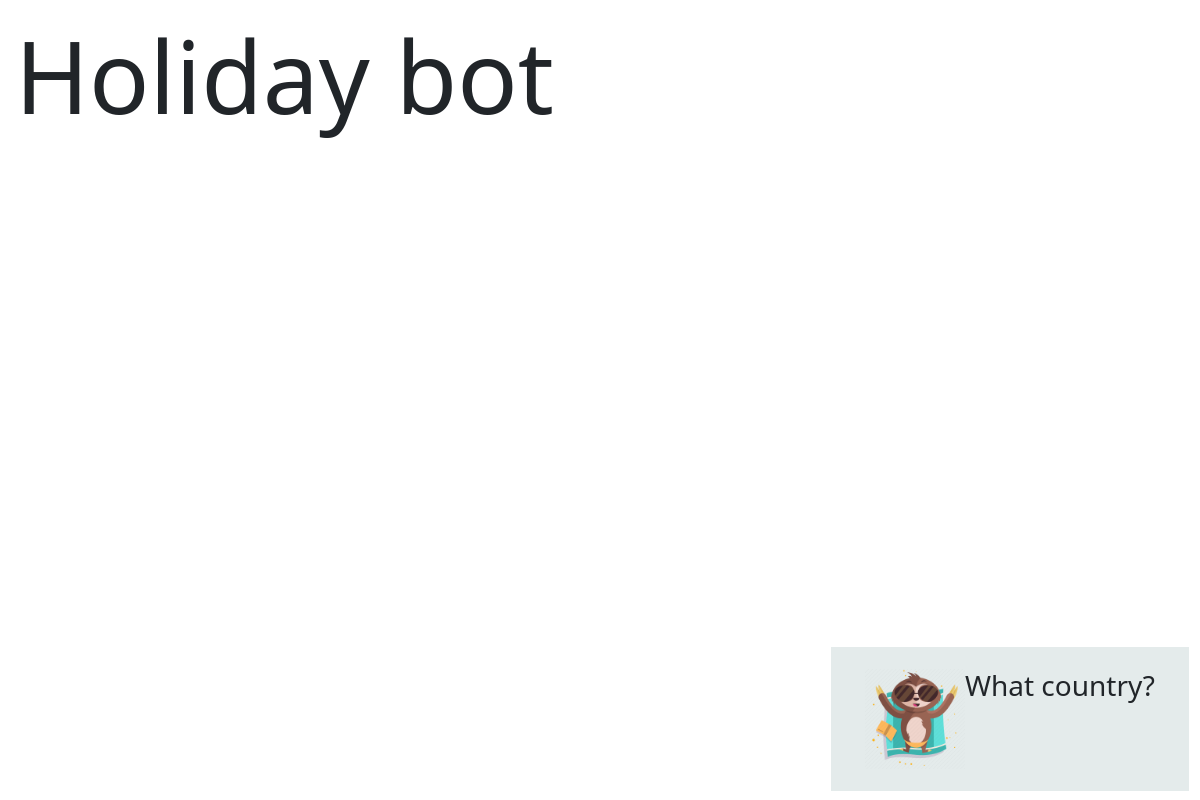
/europe/, run on an earlier commit of the app's database.
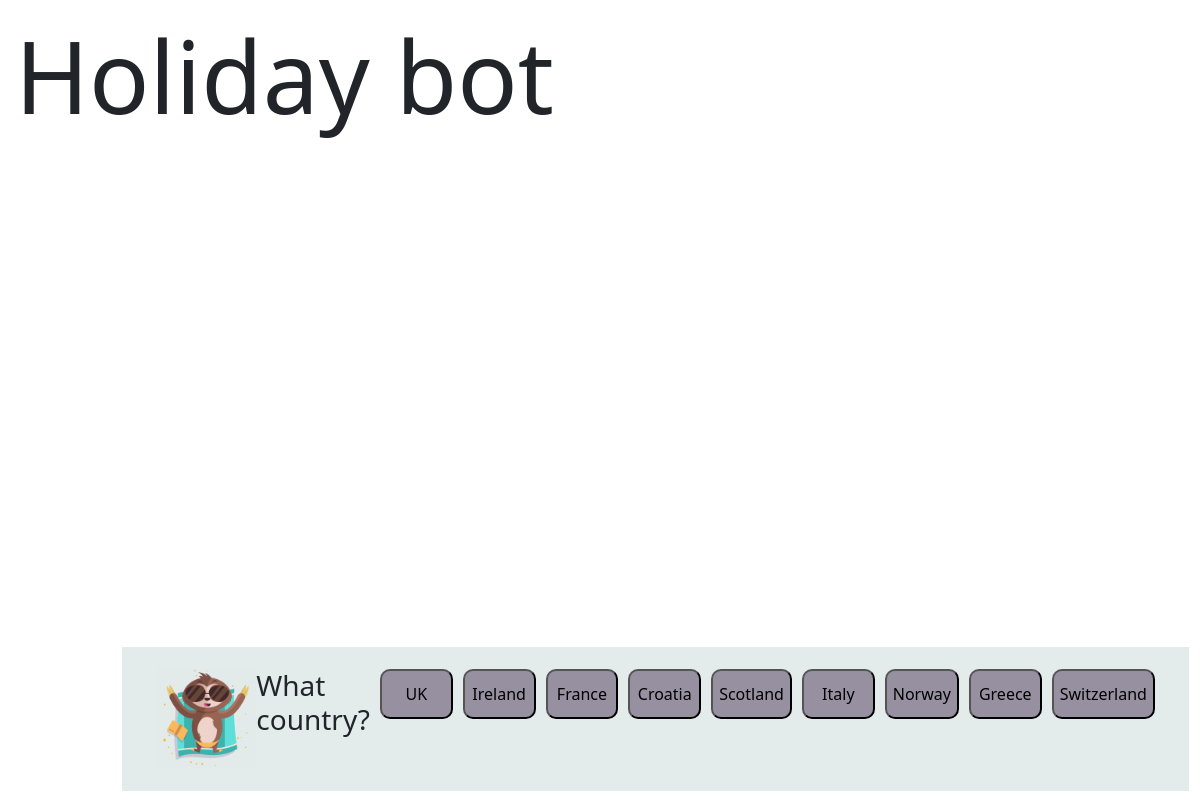
And on a later commit of the database.
### holidays/models.py (models this page shows)
class Countries(models.Model):
    continents = models.ForeignKey(Continents, on_delete=models.CASCADE)
    countries = models.CharField(max_length =100)
    def __str__(self):
        return self.countries

### holidays/views.py (the view)
# urls.py: path('europe/', views.europe, name="europe"),
def europe(request):
    holiday = {"countries": get_countries_by_continent('Europe')}
    return render(request, 'europe.html', holiday)

### holidays/views.py (called while the page is built)
def get_countries_by_continent(continent):
    return Countries.objects.filter(continents__continents=continent)

### holidays/templates/europe.html (shortened to what this page needs)
{% extends 'base.html' %}
{% load static %}
{% block CSS %}
<link rel="stylesheet" href="{% static 'main.css' %}">
{% endblock %}
{% block content %}
<div class="bot" id="bot">
    <div class="container" id="container">
        <img id="bot-image" class="bot-image" src="{% static 'monkey.png' %}">
        <h3>What country?</h3>
{% for data in countries %}
<button mat-button-update mat-raised-button color="primary" class="login" id="btn2" >{{ data }}</button>
{% endfor %}
    </div>
</div>
{% endblock %}

What changed in the data, as far as the page shows it:
now on this page (row edited): Countries: countries "UK"
now on this page (row edited): Countries: countries "Ireland"
now on this page (row edited): Countries: countries "France"
now on this page (row edited): Countries: countries "Croatia"
now on this page (row edited): Countries: countries "Scotland"
now on this page (row edited): Countries: countries "Italy"
now on this page (row edited): Countries: countries "Norway"
now on this page (row edited): Countries: countries "Greece"
now on this page (row edited): Countries: countries "Switzerland"
